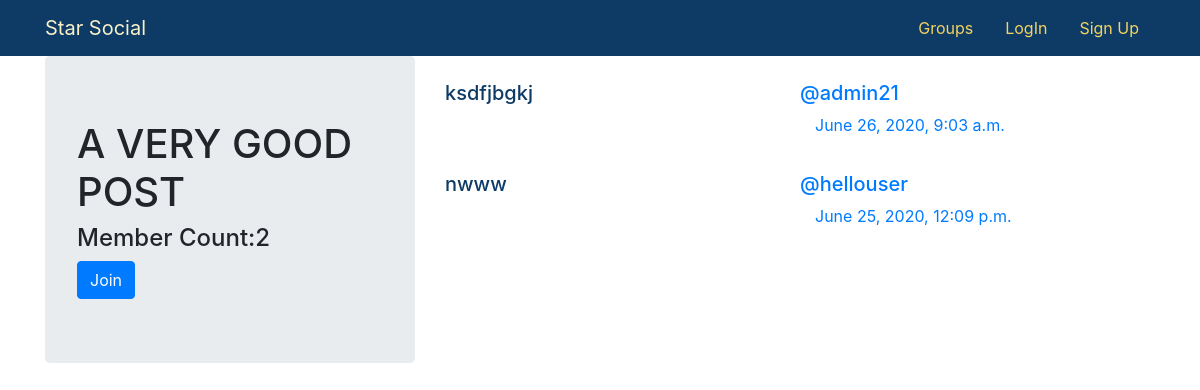
Page /groups/posts/in/a-very-good-post/ on the committed database.
### groups/models.py (models this page shows, shortened)
class Group(models.Model):
    name= models.CharField(max_length=255,unique=True)
    slug = models.SlugField(allow_unicode=True,unique=True)
    description = models.TextField(blank=True,default='')
    description_html = models.TextField(editable=False,default='',blank=True)
    members = models.ManyToManyField(User,through='GroupMember')
    class Meta:
        ordering =['name']

### posts/models.py (models this page shows, shortened)
class Post(models.Model):
    user=models.ForeignKey(User,related_name='posts',on_delete=models.CASCADE)
    created_at= models.DateTimeField(auto_now=True)
    message= models.TextField()
    message_html = models.TextField(editable=False)
    group = models.ForeignKey(Group,related_name='posts',on_delete=models.CASCADE,null=True,blank=True)
    class Meta:
        ordering = ["-created_at"]
        unique_together= ['user','message']

### groups/views.py (the view)
# urls.py: path('posts/in/<slug:slug>/',views.SingleGroup.as_view(),name='single'),
class SingleGroup(generic.DetailView):
    model= Group

### groups/templates/groups/group_detail.html
{% extends "groups/group_base.html" %}
{% block pregroup %}
  <div class="jumbotron col-md-4">
    <h1>{{group.name}}</h1>
    <h4>Member Count:{{group.members.count}}</h4>
    {% if user in group.members.all %}
      <a href="{% url 'groups:leave' slug=group.slug %}" role="button" class="btn btn-danger">
      Leave</a>
    {% else %}
    <a href="{% url 'groups:join' slug=group.slug %}" role="button" class="btn btn-primary " >
    Join</a>
    {% endif %}
  </div>
{% endblock %}
{% block group_content %}
  <div class="col-md-8 ">
    {% if group.posts.count == 0 %}
      <h2>No Posts in this group yet!</h2>
    {% else %}
      {% for post in group.posts.all %}
        {% include "posts/_post.html"%}
      {% endfor %}
    {%endif%}
  </div>
{% endblock %}

### posts/templates/posts/_post.html (shortened to what this page needs)
<div class="container loginout">
	<div class="row justify-content-start">
		<div class="col-6">
			<h3>{{ post.message_html|safe }}</h3>
    </div>
		<div class="col-md-auto">
			<h5 class="media-heading">
				<span class="username "><a href="{% url 'posts:for_user' username=post.user.username %}">@{{ post.user.username }}</a></span>
			</h5>
			<time class="time col-sm-2"><a href="{% url 'posts:single' username=post.user.username pk=post.pk %}">{{ post.created_at }}</a></time>
    </div>
    <div class="col-md-auto">
			    </div>
	</div>
</div>

### static/css/master.css (style rules this page uses)
.loginout { margin-top:25px; margin-bottom: 35px ; color: #0d3b66; }
p { font-size: 20px; }

### rows in the picture
Group: name "A VERY GOOD POST", members.count "2"
Post: message_html "ksdfjbgkj", user.username "admin21", created_at "June 26, 2020, 9:03 a.m."
Post: message_html "nwww", user.username "hellouser", created_at "June 25, 2020, 12:09 p.m."
